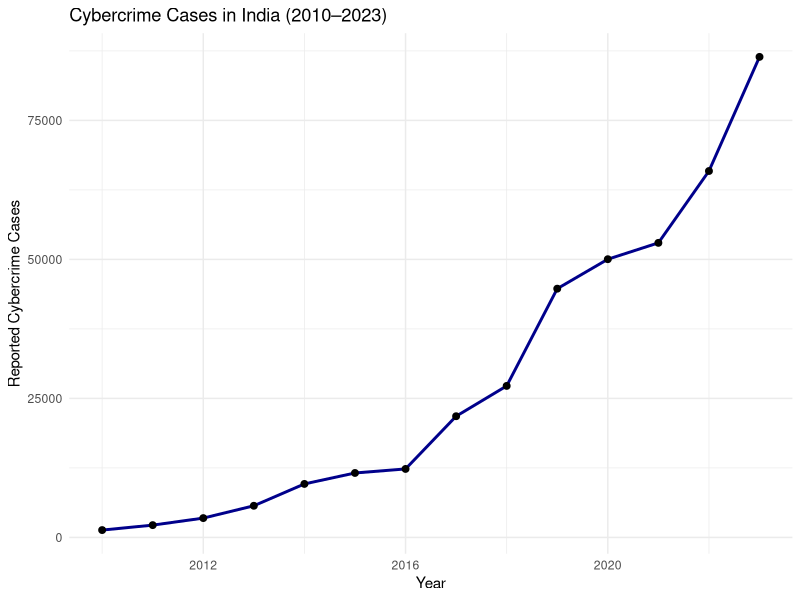
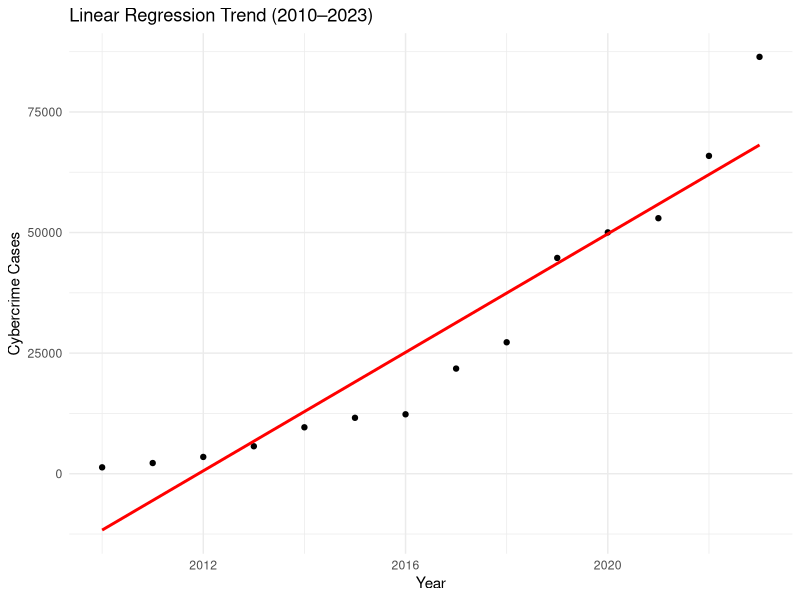
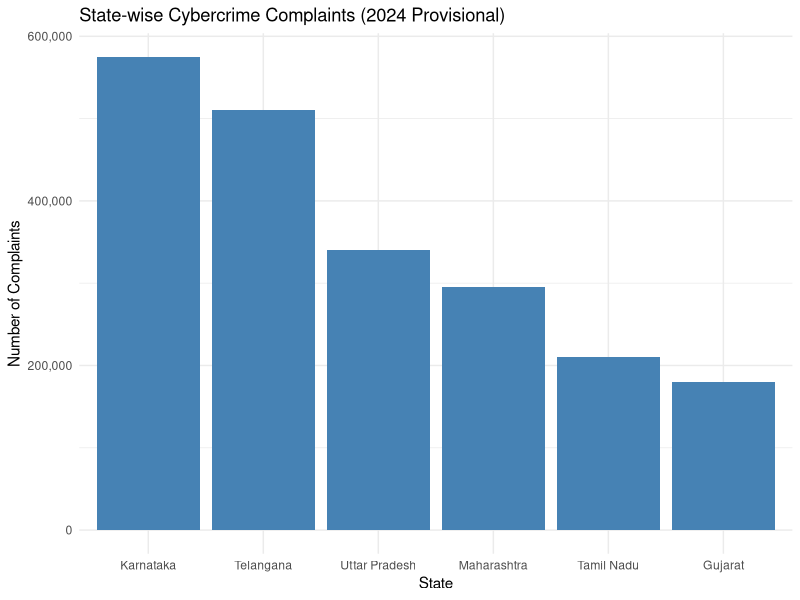

Here is the R script that generated these plots, in order:
# Install if not already installed
install.packages("ggplot2")
install.packages("dplyr")

# Load libraries
library(ggplot2)
library(dplyr)

cybercrime_yearly <- data.frame(
  Year = c(2010, 2011, 2012, 2013, 2014, 2015, 2016, 2017, 
           2018, 2019, 2020, 2021, 2022, 2023),
  Cases = c(1322, 2213, 3477, 5693, 9622, 11592, 12317, 21796, 
            27248, 44735, 50035, 52974, 65893, 86420)
)

print(cybercrime_yearly)

cybercrime_yearly <- cybercrime_yearly %>%
  mutate(Growth_Rate = (Cases - lag(Cases)) / lag(Cases) * 100)

print(cybercrime_yearly)

ggplot(cybercrime_yearly, aes(x = Year, y = Cases)) +
  geom_line(color = "darkblue", size = 1) +
  geom_point(color = "black", size = 2) +
  labs(title = "Cybercrime Cases in India (2010–2023)",
       x = "Year",
       y = "Reported Cybercrime Cases") +
  theme_minimal()
















summary(cybercrime_yearly$Cases)

mean_cases <- mean(cybercrime_yearly$Cases)
median_cases <- median(cybercrime_yearly$Cases)
sd_cases <- sd(cybercrime_yearly$Cases)

cat("Mean:", mean_cases, "\n")
cat("Median:", median_cases, "\n")
cat("Standard Deviation:", sd_cases, "\n")


correlation <- cor(cybercrime_yearly$Year, cybercrime_yearly$Cases)

cat("Correlation between Year and Cybercrime Cases:", correlation)
















model <- lm(Cases ~ Year, data = cybercrime_yearly)

summary(model)

ggplot(cybercrime_yearly, aes(x = Year, y = Cases)) +
  geom_point() +
  geom_smooth(method = "lm", se = FALSE, color = "red") +
  labs(title = "Linear Regression Trend (2010–2023)",
       x = "Year",
       y = "Cybercrime Cases") +
  theme_minimal()







future_data <- data.frame(Year = 2024)

predicted_2024 <- predict(model, future_data)

cat("Predicted Cybercrime Cases for 2024:", predicted_2024)


cybercrime_states_2024 <- data.frame(
  State = c("Karnataka", "Telangana", "Uttar Pradesh",
            "Maharashtra", "Tamil Nadu", "Gujarat"),
  Cases = c(575000, 510000, 340000,
            295000, 210000, 180000)
)

print(cybercrime_states_2024)


ggplot(cybercrime_states_2024,
       aes(x = reorder(State, -Cases), y = Cases)) +
  geom_bar(stat = "identity", fill = "steelblue") +
  scale_y_continuous(labels = scales::comma) +
  labs(title = "State-wise Cybercrime Complaints (2024 Provisional)",
       x = "State",
       y = "Number of Complaints") +
  theme_minimal()
